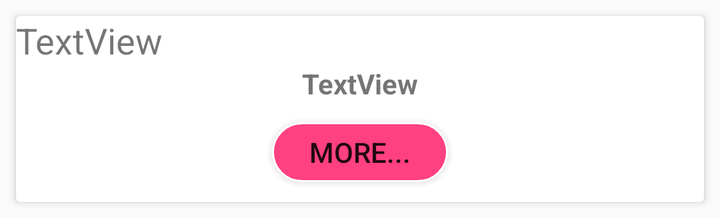
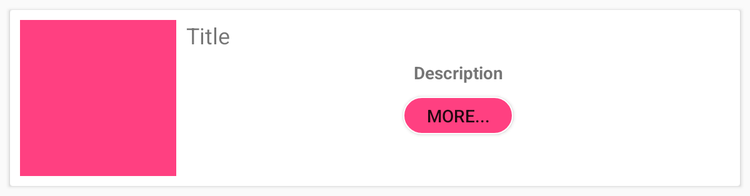

Two renders of one Android screen. The first uses the default layout on a phone; the second uses the alternative layout the repository ships for a different screen configuration, on a matching device. The two XML files are below.
<!-- AndroidManifest.xml: application theme AppTheme -->
<!-- res/layout/recepie_desc_step_holder.xml -->
<?xml version="1.0" encoding="utf-8"?>
<android.support.constraint.ConstraintLayout xmlns:android="http://schemas.android.com/apk/res/android"
    xmlns:app="http://schemas.android.com/apk/res-auto"
    android:layout_width="match_parent"
    android:layout_height="wrap_content">

    <android.support.v7.widget.CardView
        android:id="@+id/card_step_frag_recycler"
        android:layout_width="match_parent"
        android:layout_height="wrap_content"
        android:layout_marginBottom="8dp"
        android:layout_marginEnd="8dp"
        android:layout_marginStart="8dp"
        android:layout_marginTop="8dp"
        app:layout_constraintBottom_toBottomOf="parent"
        app:layout_constraintEnd_toEndOf="parent"
        app:layout_constraintStart_toStartOf="parent"
        app:layout_constraintTop_toTopOf="parent">

        <LinearLayout
            android:layout_width="match_parent"
            android:layout_height="match_parent"
            android:gravity="center"
            android:orientation="vertical">

            <TextView
                android:id="@+id/text_stepno_recepie_desc_recycler"
                android:layout_width="match_parent"
                android:layout_height="wrap_content"
                android:text="TextView"
                android:textSize="18sp" />

            <TextView
                android:id="@+id/text_stepdesc_recepie_desc_recycler"
                android:layout_width="match_parent"
                android:layout_height="wrap_content"
                android:text="TextView"
                android:textAlignment="center"
                android:textStyle="bold" />

            <Button
                android:id="@+id/text_more_recepie_desc_recycler"
                android:layout_width="wrap_content"
                android:background="@drawable/btn_rounded_pink"
                android:layout_height="30dp"
                android:textSize="14dp"
                android:text="More..."
                android:layout_margin="10dp"
                android:textAlignment="center" />
        </LinearLayout>
    </android.support.v7.widget.CardView>
</android.support.constraint.ConstraintLayout>
<!-- resources referenced by this layout -->
<resources>
  <!-- drawable btn_rounded_pink (drawable) -->
  <?xml version="1.0" encoding="utf-8"?>
  <shape android:shape="rectangle"
      xmlns:android="http://schemas.android.com/apk/res/android">
      <solid android:color="@color/colorAccent"/>
      <corners android:radius="30dp"/>
      <stroke android:width="1dp"
          android:color="#ffffff"/>
  </shape>
  <style name="AppTheme" parent="Theme.AppCompat.Light.NoActionBar">
          
          <item name="colorPrimary">@color/colorPrimary</item>
          <item name="colorPrimaryDark">@color/colorPrimaryDark</item>
          <item name="colorAccent">@color/colorAccent</item>
          <item name="android:font" tools:targetApi="o">@font/cabin_bold</item>
      </style>
  <color name="colorAccent">#FF4081</color>
  <color name="colorPrimary">#3F51B5</color>
  <color name="colorPrimaryDark">#303F9F</color>
</resources>
<!-- res/layout-sw600dp/recepie_desc_step_holder.xml (the repository's variant of the layout above) -->
<!-- drawn on a 7-inch tablet held upright -->
<?xml version="1.0" encoding="utf-8"?>
<android.support.constraint.ConstraintLayout xmlns:android="http://schemas.android.com/apk/res/android"
    xmlns:app="http://schemas.android.com/apk/res-auto"
    android:layout_width="match_parent"
    android:layout_height="wrap_content">

    <android.support.v7.widget.CardView
        android:layout_width="match_parent"
        android:layout_height="wrap_content"
        android:layout_marginBottom="8dp"
        android:layout_marginEnd="8dp"
        android:layout_marginStart="8dp"
        android:layout_marginTop="8dp"
        app:layout_constraintBottom_toBottomOf="parent"
        app:layout_constraintEnd_toEndOf="parent"
        app:layout_constraintStart_toStartOf="parent"
        app:layout_constraintTop_toTopOf="parent">

        <android.support.constraint.ConstraintLayout
            android:layout_width="match_parent"
            android:layout_height="match_parent"
            android:gravity="center"
            android:orientation="vertical">

            <ImageView
                android:id="@+id/image_thumbnail_desc_frag"
                android:layout_width="125dp"
                android:layout_height="125dp"
                android:layout_marginBottom="8dp"
                android:layout_marginStart="8dp"
                android:layout_marginTop="8dp"
                app:layout_constraintBottom_toBottomOf="parent"
                app:layout_constraintStart_toStartOf="parent"
                app:layout_constraintTop_toTopOf="parent"
                app:srcCompat="@color/colorAccent" />

            <TextView
                android:id="@+id/text_stepno_recepie_desc_recycler"
                android:layout_width="0dp"
                android:layout_height="wrap_content"
                android:layout_marginEnd="8dp"
                android:layout_marginStart="8dp"
                android:layout_marginTop="8dp"
                android:text="@string/TITLE"
                android:textSize="18sp"
                app:layout_constraintEnd_toEndOf="parent"
                app:layout_constraintStart_toEndOf="@+id/image_thumbnail_desc_frag"
                app:layout_constraintTop_toTopOf="parent" />

            <TextView
                android:id="@+id/text_stepdesc_recepie_desc_recycler"
                android:layout_width="0dp"
                android:layout_height="wrap_content"
                android:layout_marginEnd="8dp"
                android:layout_marginStart="8dp"
                android:layout_marginTop="8dp"
                android:text="@string/DESCRIPTION"
                android:textAlignment="center"
                android:textStyle="bold"
                app:layout_constraintEnd_toEndOf="parent"
                app:layout_constraintStart_toEndOf="@+id/image_thumbnail_desc_frag"
                app:layout_constraintTop_toBottomOf="@+id/text_stepno_recepie_desc_recycler" />

            <Button
                android:id="@+id/text_more_recepie_desc_recycler"
                android:layout_width="wrap_content"
                android:layout_height="30dp"
                android:layout_margin="10dp"
                android:layout_marginEnd="8dp"
                android:layout_marginStart="8dp"
                android:background="@drawable/btn_rounded_pink"
                android:text="@string/MORE"
                android:textAlignment="center"
                android:textSize="14sp"
                app:layout_constraintEnd_toEndOf="parent"
                app:layout_constraintStart_toEndOf="@+id/image_thumbnail_desc_frag"
                app:layout_constraintTop_toBottomOf="@+id/text_stepdesc_recepie_desc_recycler" />
        </android.support.constraint.ConstraintLayout>
    </android.support.v7.widget.CardView>
</android.support.constraint.ConstraintLayout>
<!-- resources referenced by the variant -->
<!-- as a 7-inch tablet held upright resolves them -->
<resources>
  <color name="colorAccent">#FF4081</color>
  <!-- drawable btn_rounded_pink (drawable) -->
  <?xml version="1.0" encoding="utf-8"?>
  <shape android:shape="rectangle"
      xmlns:android="http://schemas.android.com/apk/res/android">
      <solid android:color="@color/colorAccent"/>
      <corners android:radius="30dp"/>
      <stroke android:width="1dp"
          android:color="#ffffff"/>
  </shape>
  <string name="DESCRIPTION">Description</string>
  <string name="MORE">More...</string>
  <string name="TITLE">Title</string>
  <style name="AppTheme" parent="Theme.AppCompat.Light.NoActionBar">
          
          <item name="colorPrimary">@color/colorPrimary</item>
          <item name="colorPrimaryDark">@color/colorPrimaryDark</item>
          <item name="colorAccent">@color/colorAccent</item>
          <item name="android:font" tools:targetApi="o">@font/cabin_bold</item>
      </style>
  <color name="colorPrimary">#3F51B5</color>
  <color name="colorPrimaryDark">#303F9F</color>
</resources>
